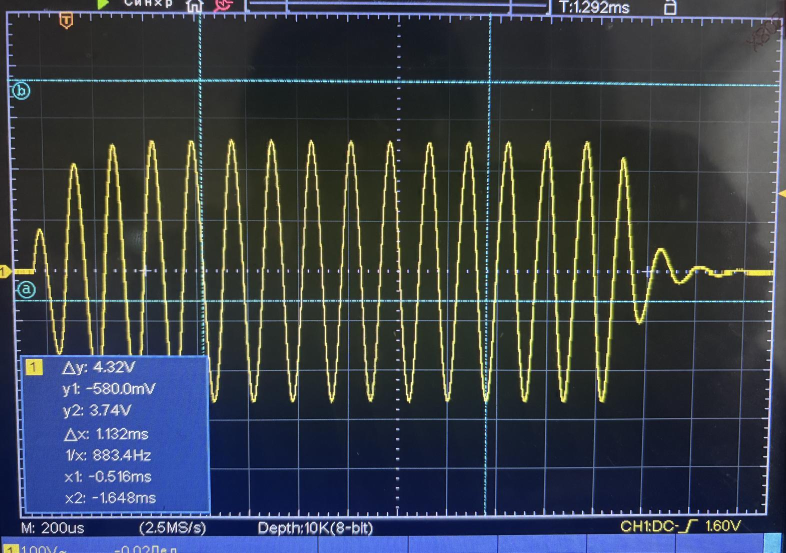
#> input picture 3.2.5/report/img/burst_fast.jpg, 1572 x 1105 px (shown at 1/2 size)
$ python digitize_burst_r2.py
#> lines starting #> are read from the running program, lines starting #| are printed output that depends on the picture; after the words box and inside, x2 and y2 are one past the last pixel; in counts of white or black regions, pixels touching at a corner belong together
"""Снять центры вершин жёлтой трассы на кадрированной IMG_2502."""
import csv
from pathlib import Path
import numpy as np
from PIL import Image

lab = Path(__file__).resolve().parents[1]
r,g,b = np.asarray(Image.open(lab/'report/img/burst_fast.jpg'), dtype=float).transpose(2,0,1)
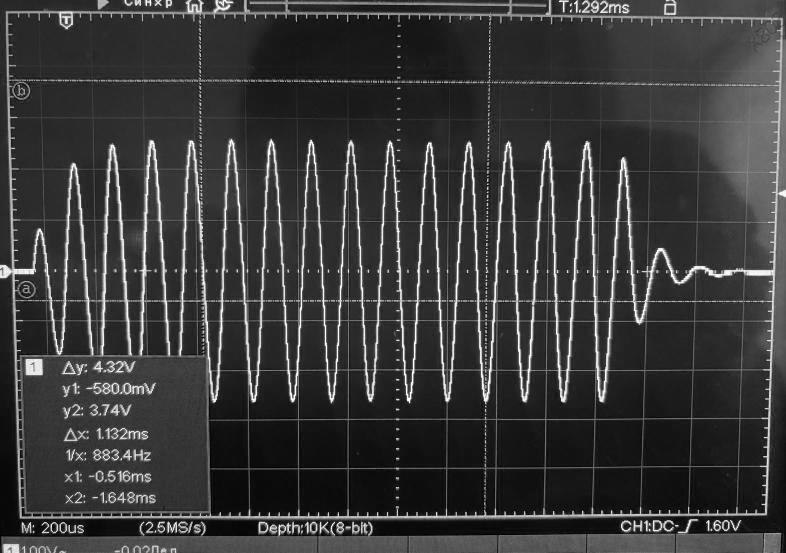
#> r: shape (1105, 1572) float64 (shown at 1/2 size); min 0, max 255, mean 57.8
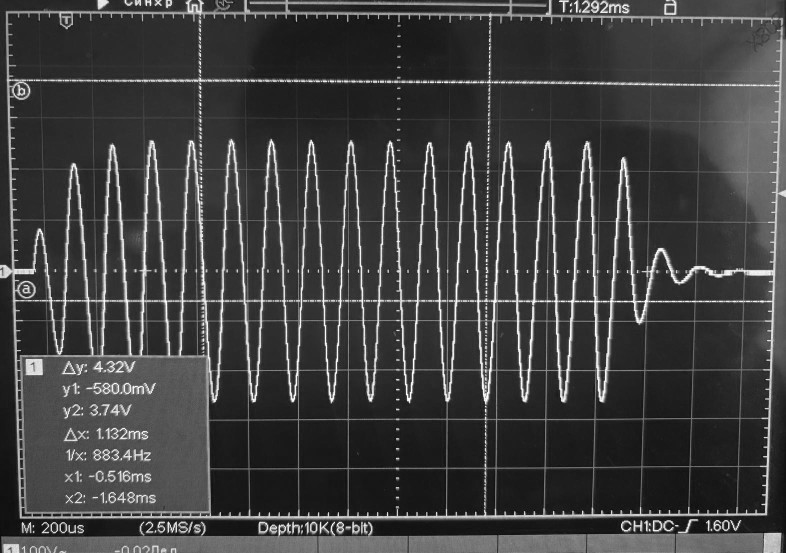
#> g: shape (1105, 1572) float64 (shown at 1/2 size); min 0, max 255, mean 64.1
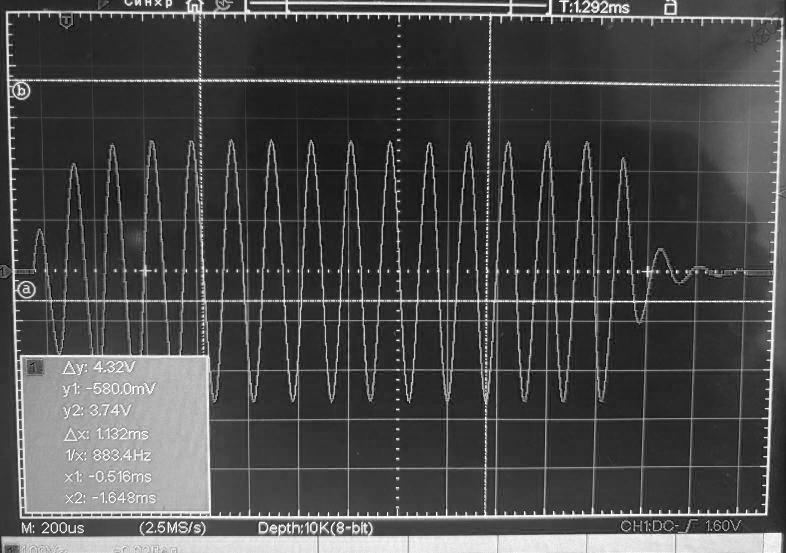
#> b: shape (1105, 1572) float64 (shown at 1/2 size); min 0, max 255, mean 73.8
yellow = (r>170) & (g>150) & (np.minimum(r,g)-b>45)
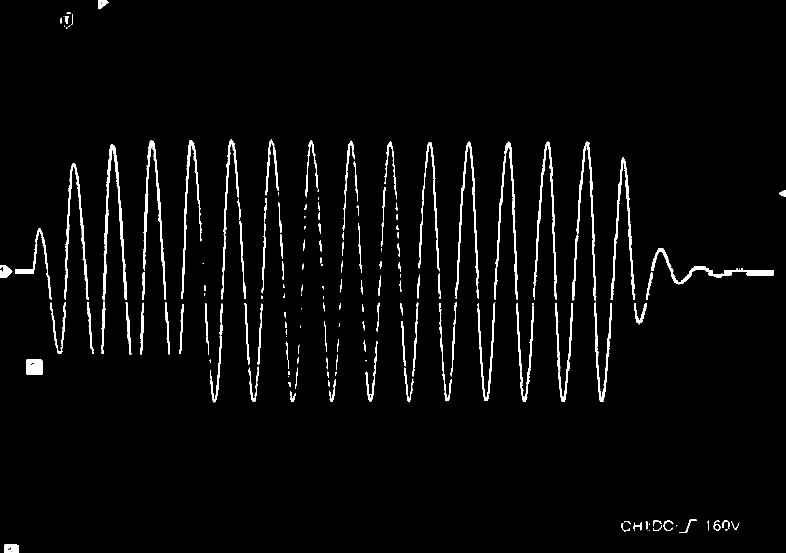
#> yellow: shape (1105, 1572) bool (shown at 1/2 size); 3% white; 169 white regions (42 under 20 px), largest, box (x1, y1, x2, y2) and area: (205, 289, 254, 601) 2787, (286, 281, 332, 599) 2367, (1145, 283, 1193, 601) 2274
rows = []
for mode, centers in [('rise',[79,147,224]),('plateau',[463,543,622,702,781,860,939,1017,1096,1175]),
                      ('fall',[1278,1360]),('zero',[49,1480])]:
    for center in centers:
        # В узком окне вокруг вершины находим середину светящейся линии.
        coords = []
        for x in range(center-8,center+9):
            y = np.flatnonzero(yellow[255:690,x])+255
            if len(y):
                coords.append((x,np.median(y)))
        pts = np.array(coords)
        level = np.median(pts[:,1]) if mode=='zero' else (max if mode=='fall' else min)(pts[:,1])
        vertex = pts[np.abs(pts[:,1]-level)<=2]
        rows.append((mode,*np.median(vertex,axis=0)))
#> after the loop, rows = 17 items, first 6: ('rise', 79.5, 460.2), ('rise', 147.5, 330.2), ('rise', 225, 292), ('plateau', 462.5, 282.5), ('plateau', 542.5, 282.2), ('plateau', 622.5, 284)
with (lab/'data/raw/IMG_2502_extrema.csv').open('w',newline='',encoding='utf-8') as f:
    f.write('# Координаты в burst_fast.jpg, начало слева сверху. Рост: верхние пики; спад: нижние пики.\n')
    w=csv.writer(f)
    w.writerow(['part','x_px','y_px'])
    w.writerows(rows)
